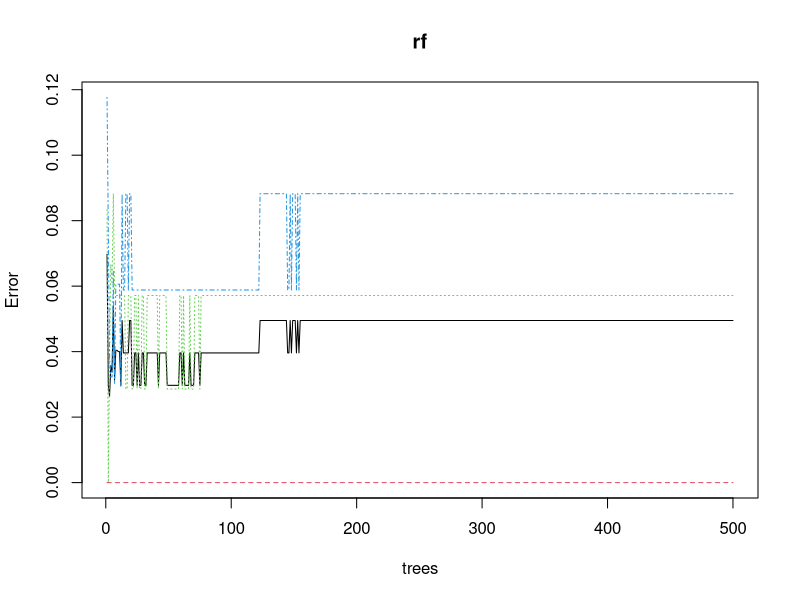
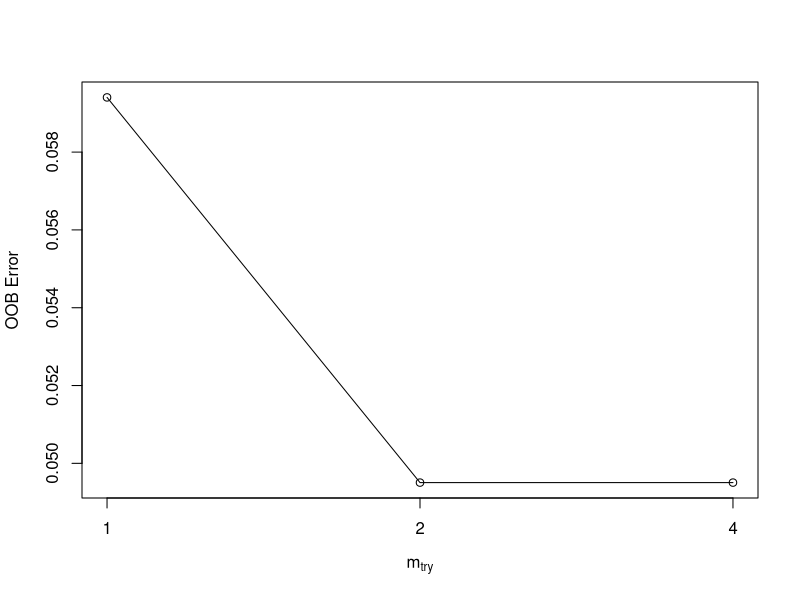
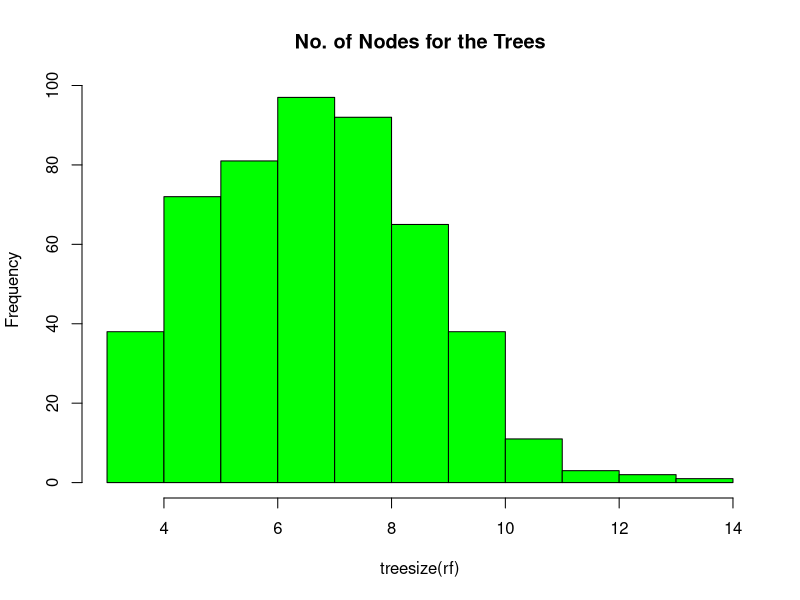
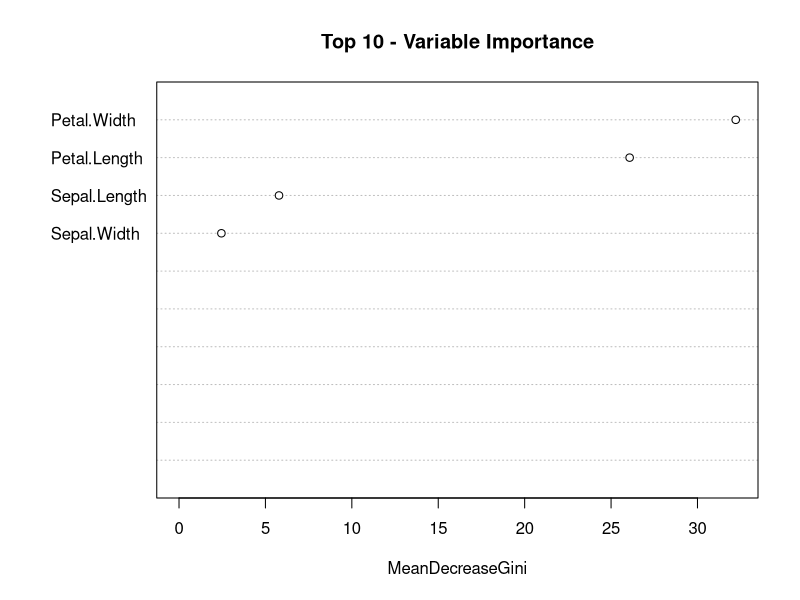
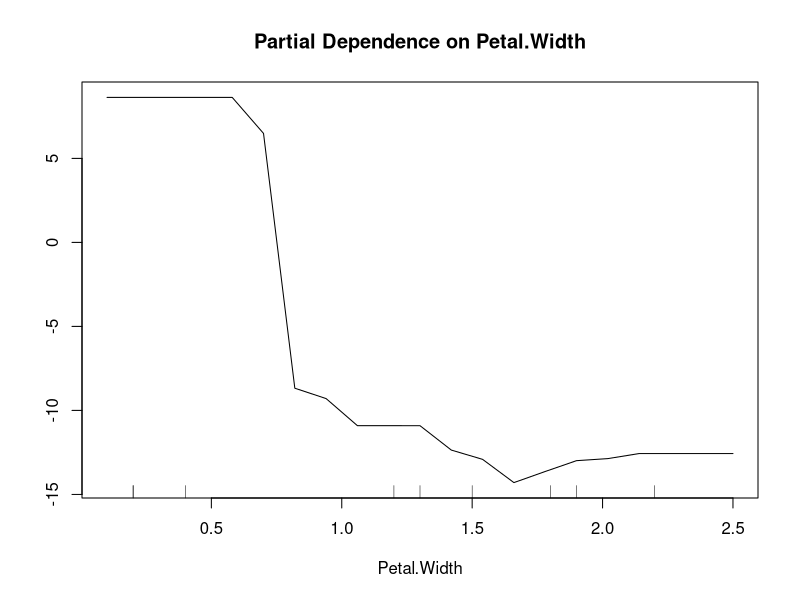
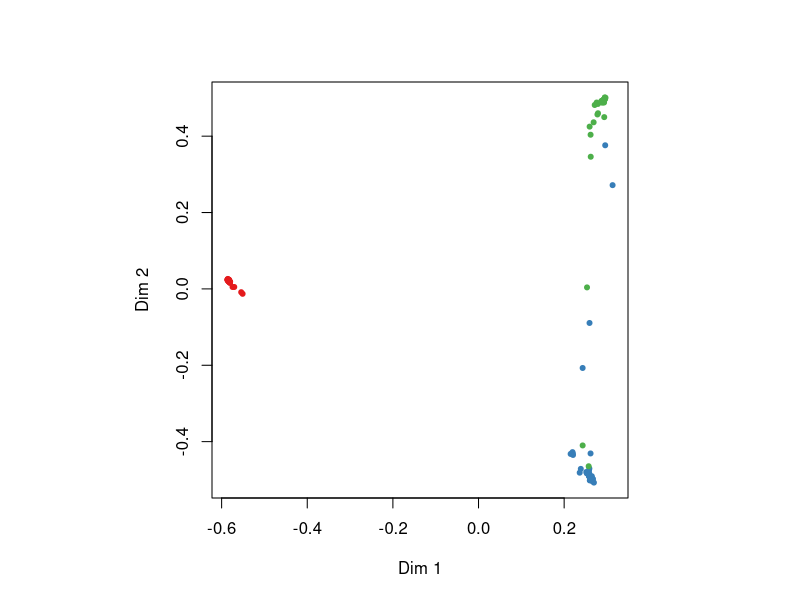

R code for these plots, in order:
#Import library
library(randomForest)
library(datasets)
library(caret)
library(e1071)
#Load Dataset
data<-iris
str(data)
data$Species <- as.factor(data$Species)
table(data$Species)
#Separate Train and Test
set.seed(222)
ind <- sample(2, nrow(data), replace = TRUE, prob = c(0.7, 0.3))
train <- data[ind==1,]
test <- data[ind==2,]
#Implement Random Forest model
rf <- randomForest(Species~., data=train, proximity=TRUE) 
print(rf)
#Prediction & Confusion Matrix – train data
p1 <- predict(rf, train)
confusionMatrix(p1, train$ Species)
#Prediction & Confusion Matrix – test data
p2 <- predict(rf, test)
confusionMatrix(p2, test$ Species)
#Error rate of Random Forest model
plot(rf)
t <- tuneRF(train[,-5], train[,5], stepFactor = 0.5, plot = TRUE, ntreeTry = 150, trace = TRUE, improve = 0.05)
#No. of nodes for the trees
hist(treesize(rf), main = "No. of Nodes for the Trees", col = "green")
varImpPlot(rf, sort = T, n.var = 10, main = "Top 10 - Variable Importance")
importance(rf)
#Partial Dependence Plot
partialPlot(rf, train, Petal.Width, "setosa")
#Multi-dimensional Scaling Plot of Proximity Matrix
MDSplot(rf, train$Species)